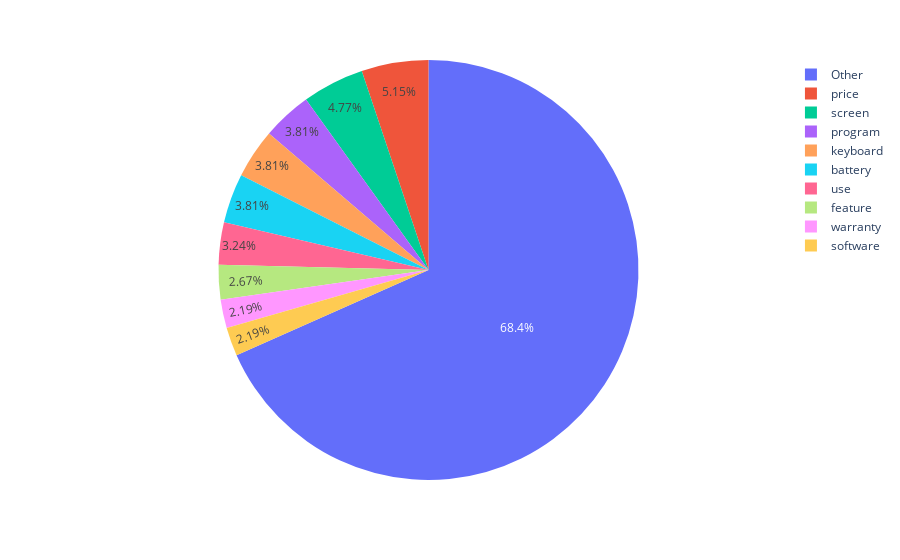

This figure's notebook cell:
### Code cell
aspect_dist("lap", lemmas=True)

### Figure 1 — Plotly figure (JSON) as saved in the notebook; plotly's stock layout.template omitted (floating-point values rounded to 4 significant figures)
{"data": [{"domain": {"x": [0, 1], "y": [0, 1]}, "hovertemplate": "aspect=%{label}<br>count=%{value}<extra></extra>", "labels": ["Other", "price", "screen", "program", "keyboard", "battery", "use", "feature", "warranty", "software"], "legendgroup": "", "name": "", "showlegend": true, "type": "pie", "values": [717, 54, 50, 40, 40, 40, 34, 28, 23, 23]}], "layout": {"legend": {"tracegroupgap": 0}, "margin": {"t": 60}}}
